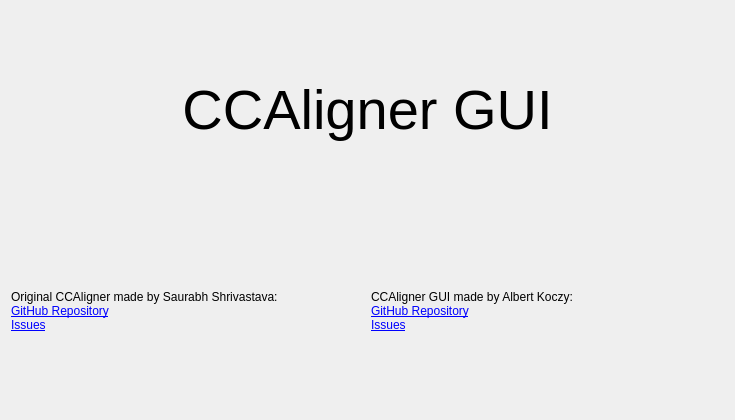
<?xml version="1.0" encoding="UTF-8"?>
<ui version="4.0">
 <class>AboutDialog</class>
 <widget class="QDialog" name="AboutDialog">
  <property name="geometry">
   <rect>
    <x>0</x>
    <y>0</y>
    <width>735</width>
    <height>420</height>
   </rect>
  </property>
  <property name="windowTitle">
   <string>Dialog</string>
  </property>
  <layout class="QVBoxLayout" name="verticalLayout">
   <item>
    <layout class="QVBoxLayout" name="verticalLayout_2">
     <item>
      <widget class="QLabel" name="label">
       <property name="font">
        <font>
         <pointsize>42</pointsize>
        </font>
       </property>
       <property name="text">
        <string>CCAligner GUI</string>
       </property>
       <property name="alignment">
        <set>Qt::AlignCenter</set>
       </property>
      </widget>
     </item>
     <item>
      <layout class="QHBoxLayout" name="horizontalLayout">
       <item>
        <layout class="QVBoxLayout" name="verticalLayout_3">
         <item>
          <widget class="QLabel" name="label_2">
           <property name="text">
            <string>&lt;html&gt;&lt;head/&gt;&lt;body&gt;&lt;p&gt;Original CCAligner made by Saurabh Shrivastava:&lt;br/&gt;&lt;a href=&quot;https://github.com/saurabhshri/CCAligner&quot;&gt;&lt;span style=&quot; text-decoration: underline; color:#0000ff;&quot;&gt;GitHub Repository&lt;/span&gt;&lt;/a&gt;&lt;br&gt;&lt;a href=&quot;https://github.com/saurabhshri/CCAligner/issues&quot;&gt;&lt;span style=&quot; text-decoration: underline; color:#0000ff;&quot;&gt;Issues&lt;/span&gt;&lt;/a&gt;&lt;/p&gt;&lt;/body&gt;&lt;/html&gt;</string>
           </property>
           <property name="openExternalLinks">
            <bool>true</bool>
           </property>
          </widget>
         </item>
        </layout>
       </item>
       <item>
        <layout class="QVBoxLayout" name="verticalLayout_4">
         <item>
          <widget class="QLabel" name="label_3">
           <property name="text">
            <string>&lt;html&gt;&lt;head/&gt;&lt;body&gt;&lt;p&gt;CCAligner GUI made by Albert Koczy:&lt;br&gt;&lt;a href=&quot;https://github.com/alufers/ccaligner-gui&quot;&gt;&lt;span style=&quot; text-decoration: underline; color:#0000ff;&quot;&gt;GitHub Repository&lt;/span&gt;&lt;/a&gt;&lt;br&gt;&lt;a href=&quot;https://github.com/alufers/ccaligner-gui/issues&quot;&gt;&lt;span style=&quot; text-decoration: underline; color:#0000ff;&quot;&gt;Issues&lt;/span&gt;&lt;/a&gt;&lt;/p&gt;&lt;/body&gt;&lt;/html&gt;</string>
           </property>
           <property name="openExternalLinks">
            <bool>true</bool>
           </property>
          </widget>
         </item>
        </layout>
       </item>
      </layout>
     </item>
    </layout>
   </item>
  </layout>
 </widget>
 <resources/>
 <connections/>
</ui>
